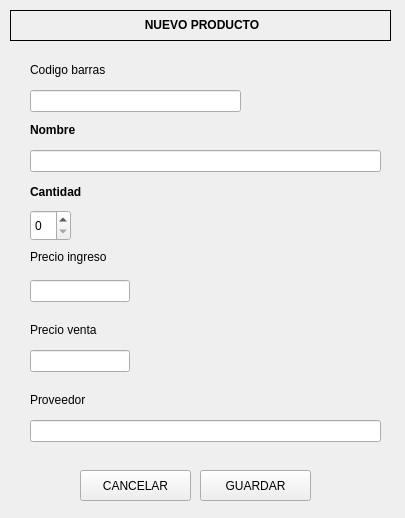
<?xml version="1.0" encoding="UTF-8"?>
<ui version="4.0">
 <class>newProductWindow</class>
 <widget class="QWidget" name="newProductWindow">
  <property name="geometry">
   <rect>
    <x>0</x>
    <y>0</y>
    <width>405</width>
    <height>518</height>
   </rect>
  </property>
  <property name="minimumSize">
   <size>
    <width>405</width>
    <height>400</height>
   </size>
  </property>
  <property name="tabletTracking">
   <bool>false</bool>
  </property>
  <property name="windowTitle">
   <string>Nuevo producto</string>
  </property>
  <widget class="QLabel" name="label">
   <property name="geometry">
    <rect>
     <x>10</x>
     <y>10</y>
     <width>381</width>
     <height>31</height>
    </rect>
   </property>
   <property name="styleSheet">
    <string>font: 700 11pt &quot;Segoe UI&quot;;</string>
   </property>
   <property name="frameShape">
    <enum>QFrame::Box</enum>
   </property>
   <property name="text">
    <string>&lt;html&gt;&lt;head/&gt;&lt;body&gt;&lt;p align=&quot;center&quot;&gt;&lt;span style=&quot; font-weight:700;&quot;&gt;NUEVO PRODUCTO&lt;/span&gt;&lt;/p&gt;&lt;/body&gt;&lt;/html&gt;</string>
   </property>
  </widget>
  <widget class="QLabel" name="label_2">
   <property name="geometry">
    <rect>
     <x>30</x>
     <y>120</y>
     <width>61</width>
     <height>21</height>
    </rect>
   </property>
   <property name="styleSheet">
    <string>font: 700 11pt &quot;Segoe UI&quot;;</string>
   </property>
   <property name="text">
    <string>&lt;html&gt;&lt;head/&gt;&lt;body&gt;&lt;p&gt;&lt;span style=&quot; font-weight:700;&quot;&gt;Nombre&lt;/span&gt;&lt;/p&gt;&lt;/body&gt;&lt;/html&gt;</string>
   </property>
  </widget>
  <widget class="QLineEdit" name="titleLineEdit">
   <property name="geometry">
    <rect>
     <x>30</x>
     <y>150</y>
     <width>351</width>
     <height>22</height>
    </rect>
   </property>
   <property name="styleSheet">
    <string>font: 700 11pt &quot;Segoe UI&quot;;</string>
   </property>
  </widget>
  <widget class="QLabel" name="label_3">
   <property name="geometry">
    <rect>
     <x>30</x>
     <y>182</y>
     <width>71</width>
     <height>21</height>
    </rect>
   </property>
   <property name="styleSheet">
    <string>font: 700 11pt &quot;Segoe UI&quot;;</string>
   </property>
   <property name="text">
    <string>&lt;html&gt;&lt;head/&gt;&lt;body&gt;&lt;p&gt;&lt;span style=&quot; font-weight:700;&quot;&gt;Cantidad&lt;/span&gt;&lt;/p&gt;&lt;/body&gt;&lt;/html&gt;</string>
   </property>
  </widget>
  <widget class="QLineEdit" name="priceSaleLineEdit">
   <property name="geometry">
    <rect>
     <x>30</x>
     <y>350</y>
     <width>100</width>
     <height>22</height>
    </rect>
   </property>
   <property name="styleSheet">
    <string>font: 700 11pt &quot;Segoe UI&quot;;</string>
   </property>
  </widget>
  <widget class="QLabel" name="label_5">
   <property name="geometry">
    <rect>
     <x>30</x>
     <y>320</y>
     <width>91</width>
     <height>21</height>
    </rect>
   </property>
   <property name="styleSheet">
    <string>font: 700 11pt &quot;Segoe UI&quot;;</string>
   </property>
   <property name="text">
    <string>&lt;html&gt;&lt;head/&gt;&lt;body&gt;&lt;p&gt;Precio venta&lt;/p&gt;&lt;/body&gt;&lt;/html&gt;</string>
   </property>
  </widget>
  <widget class="QSpinBox" name="amountSpinBox">
   <property name="geometry">
    <rect>
     <x>30</x>
     <y>210</y>
     <width>41</width>
     <height>31</height>
    </rect>
   </property>
   <property name="styleSheet">
    <string>font: 700 11pt &quot;Segoe UI&quot;;</string>
   </property>
   <property name="buttonSymbols">
    <enum>QAbstractSpinBox::UpDownArrows</enum>
   </property>
   <property name="maximum">
    <number>1000</number>
   </property>
  </widget>
  <widget class="QPushButton" name="AddProductButton">
   <property name="geometry">
    <rect>
     <x>200</x>
     <y>470</y>
     <width>111</width>
     <height>31</height>
    </rect>
   </property>
   <property name="cursor">
    <cursorShape>PointingHandCursor</cursorShape>
   </property>
   <property name="styleSheet">
    <string notr="true">font: 700 11pt &quot;Segoe UI&quot;;</string>
   </property>
   <property name="text">
    <string notr="true">GUARDAR</string>
   </property>
   <property name="icon">
    <iconset>
     <normaloff>../assets/newicons/icons8-enviar-48.png</normaloff>../assets/newicons/icons8-enviar-48.png</iconset>
   </property>
   <property name="flat">
    <bool>false</bool>
   </property>
  </widget>
  <widget class="QPushButton" name="cancelProductButton">
   <property name="geometry">
    <rect>
     <x>80</x>
     <y>470</y>
     <width>111</width>
     <height>31</height>
    </rect>
   </property>
   <property name="cursor">
    <cursorShape>PointingHandCursor</cursorShape>
   </property>
   <property name="styleSheet">
    <string notr="true">font: 700 11pt &quot;Segoe UI&quot;;</string>
   </property>
   <property name="text">
    <string notr="true">CANCELAR</string>
   </property>
   <property name="icon">
    <iconset>
     <normaloff>../assets/newicons/icons8-cancelar-48.png</normaloff>../assets/newicons/icons8-cancelar-48.png</iconset>
   </property>
   <property name="flat">
    <bool>false</bool>
   </property>
  </widget>
  <widget class="QLabel" name="label_7">
   <property name="geometry">
    <rect>
     <x>30</x>
     <y>250</y>
     <width>101</width>
     <height>21</height>
    </rect>
   </property>
   <property name="styleSheet">
    <string>font: 700 11pt &quot;Segoe UI&quot;;</string>
   </property>
   <property name="text">
    <string>&lt;html&gt;&lt;head/&gt;&lt;body&gt;&lt;p&gt;Precio ingreso&lt;br/&gt;&lt;/p&gt;&lt;/body&gt;&lt;/html&gt;</string>
   </property>
  </widget>
  <widget class="QLineEdit" name="priceSaleLineEdit_2">
   <property name="geometry">
    <rect>
     <x>30</x>
     <y>280</y>
     <width>100</width>
     <height>22</height>
    </rect>
   </property>
   <property name="styleSheet">
    <string>font: 700 11pt &quot;Segoe UI&quot;;</string>
   </property>
  </widget>
  <widget class="QLabel" name="label_6">
   <property name="geometry">
    <rect>
     <x>30</x>
     <y>390</y>
     <width>91</width>
     <height>21</height>
    </rect>
   </property>
   <property name="styleSheet">
    <string>font: 700 11pt &quot;Segoe UI&quot;;</string>
   </property>
   <property name="text">
    <string>&lt;html&gt;&lt;head/&gt;&lt;body&gt;&lt;p&gt;Proveedor&lt;/p&gt;&lt;/body&gt;&lt;/html&gt;</string>
   </property>
  </widget>
  <widget class="QLineEdit" name="providerLineEdit">
   <property name="geometry">
    <rect>
     <x>30</x>
     <y>420</y>
     <width>351</width>
     <height>22</height>
    </rect>
   </property>
   <property name="styleSheet">
    <string>font: 700 11pt &quot;Segoe UI&quot;;</string>
   </property>
  </widget>
  <widget class="QLineEdit" name="barcodeLineEdit">
   <property name="geometry">
    <rect>
     <x>30</x>
     <y>90</y>
     <width>211</width>
     <height>22</height>
    </rect>
   </property>
   <property name="styleSheet">
    <string>font: 700 11pt &quot;Segoe UI&quot;;</string>
   </property>
  </widget>
  <widget class="QLabel" name="label_4">
   <property name="geometry">
    <rect>
     <x>30</x>
     <y>60</y>
     <width>111</width>
     <height>21</height>
    </rect>
   </property>
   <property name="styleSheet">
    <string>font: 700 11pt &quot;Segoe UI&quot;;</string>
   </property>
   <property name="text">
    <string>&lt;html&gt;&lt;head/&gt;&lt;body&gt;&lt;p&gt;Codigo barras&lt;/p&gt;&lt;/body&gt;&lt;/html&gt;</string>
   </property>
  </widget>
 </widget>
 <resources/>
 <connections/>
</ui>
